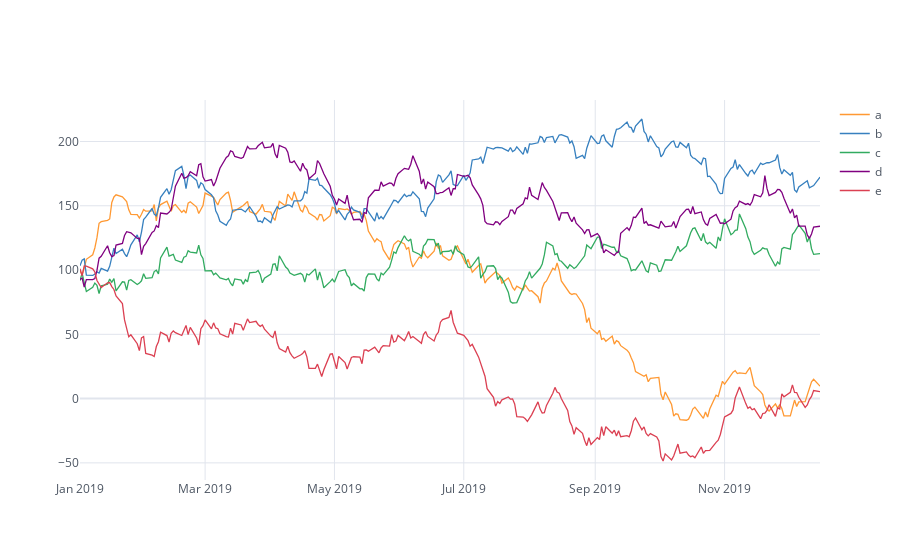

Write notebook code for a chart like this one.
### Code cell
df.iplot()

### Figure 1 — Plotly figure (JSON) as saved in the notebook; plotly's stock layout.template omitted (floating-point values rounded to 4 significant figures; data arrays with more than 128 entries replaced by an {"elided": "..."} marker saying what was removed)
{"data": [{"line": {"color": "rgba(255, 153, 51, 1.0)", "dash": "solid", "shape": "linear", "width": 1.3}, "mode": "lines", "name": "a", "text": "", "type": "scatter", "x": {"elided": "250 str values"}, "y": {"elided": "250 float values"}}, {"line": {"color": "rgba(55, 128, 191, 1.0)", "dash": "solid", "shape": "linear", "width": 1.3}, "mode": "lines", "name": "b", "text": "", "type": "scatter", "x": {"elided": "250 str values"}, "y": {"elided": "250 float values"}}, {"line": {"color": "rgba(50, 171, 96, 1.0)", "dash": "solid", "shape": "linear", "width": 1.3}, "mode": "lines", "name": "c", "text": "", "type": "scatter", "x": {"elided": "250 str values"}, "y": {"elided": "250 float values"}}, {"line": {"color": "rgba(128, 0, 128, 1.0)", "dash": "solid", "shape": "linear", "width": 1.3}, "mode": "lines", "name": "d", "text": "", "type": "scatter", "x": {"elided": "250 str values"}, "y": {"elided": "250 float values"}}, {"line": {"color": "rgba(219, 64, 82, 1.0)", "dash": "solid", "shape": "linear", "width": 1.3}, "mode": "lines", "name": "e", "text": "", "type": "scatter", "x": {"elided": "250 str values"}, "y": {"elided": "250 float values"}}], "layout": {"legend": {"bgcolor": "#FFFFFF", "font": {"color": "#4D5663"}}, "paper_bgcolor": "#FFFFFF", "plot_bgcolor": "#FFFFFF", "title": {"font": {"color": "#4D5663"}}, "xaxis": {"gridcolor": "#E1E5ED", "showgrid": true, "tickfont": {"color": "#4D5663"}, "title": {"font": {"color": "#4D5663"}, "text": ""}, "zerolinecolor": "#E1E5ED"}, "yaxis": {"gridcolor": "#E1E5ED", "showgrid": true, "tickfont": {"color": "#4D5663"}, "title": {"font": {"color": "#4D5663"}, "text": ""}, "zerolinecolor": "#E1E5ED"}}}
